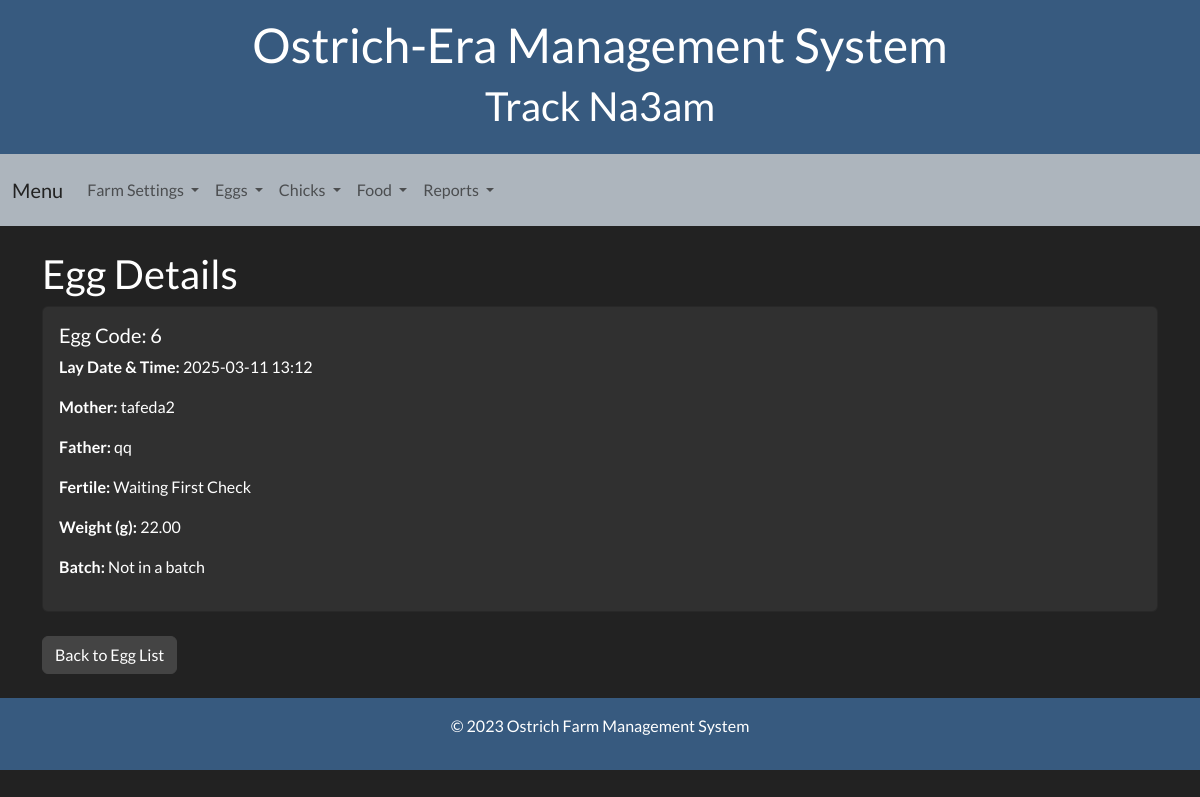
Page /egg-detail/6/ on the committed database.
### ostrich/models.py (models this page shows, shortened)
class Egg(models.Model):
    egg_code = models.CharField(max_length=50, unique=True)
    lay_date_time = models.DateTimeField(default=timezone.now)
    mother = models.ForeignKey('Ostrich', on_delete=models.PROTECT, related_name='eggs_laid', null=True, blank=True)
    father = models.ForeignKey('Ostrich', on_delete=models.PROTECT, related_name='eggs_fathered', null=True, blank=True)
    fertile = models.CharField(
        max_length=20,
        default='Waiting First Check',
        choices=[
            ('Waiting First Check', 'Waiting First Check'),
            ('Fertile', 'Fertile'),
            ('Not Fertile', 'Not Fertile')
        ]
    )
    weight = models.DecimalField(max_digits=5, decimal_places=2, null=True, blank=True)
    batch = models.ForeignKey('Batch', on_delete=models.SET_NULL, null=True, blank=True, related_name='eggs')

class Ostrich(models.Model):
    gender_choices= (
        ('male','male'),
        ('female','female')
    )
    family = models.ForeignKey(Family, on_delete=models.CASCADE, related_name='ostriches')
    name = models.CharField(max_length=100)
    age = models.IntegerField(blank=True, null=True)
    gender = models.CharField(max_length= 100, choices = gender_choices, null=True)

### ostrich/views.py (the view)
# urls.py: path('egg-detail/<str:egg_code>/', views.egg_detail, name='egg_detail'),
def egg_detail(request, egg_code):
    egg = get_object_or_404(Egg, egg_code=egg_code)
    return render(request, 'eggs/egg_detail.html', {'egg': egg})

### templates/eggs/egg_detail.html
{% extends 'base.html' %}
{% block content %}
<h2>Egg Details</h2>
<div class="card">
    <div class="card-body">
        <h5 class="card-title">Egg Code: {{ egg.egg_code }}</h5>
        <p><strong>Lay Date & Time:</strong> {{ egg.lay_date_time|date:"Y-m-d H:i" }}</p>
        <p><strong>Mother:</strong> {{ egg.mother.name|default:"N/A" }}</p>
        <p><strong>Father:</strong> {{ egg.father.name|default:"N/A" }}</p>
        <p><strong>Fertile:</strong> {{ egg.fertile }}</p>
        <p><strong>Weight (g):</strong> {{ egg.weight|default:"N/A" }}</p>
        <p><strong>Batch:</strong>
            {% if egg.batch %}
                {{ egg.batch.batch_code }}
            {% else %}
                Not in a batch
            {% endif %}
        </p>
    </div>
</div>
<div class="mt-4">
    <a href="{% url 'egg_list' %}" class="btn btn-secondary">Back to Egg List</a>
</div>
{% endblock %}

### rows in the picture
Egg: egg_code "6", lay_date_time "2025-03-11 13:12", mother.name "tafeda2", father.name "qq", fertile "Waiting First Check", weight "22.00"
